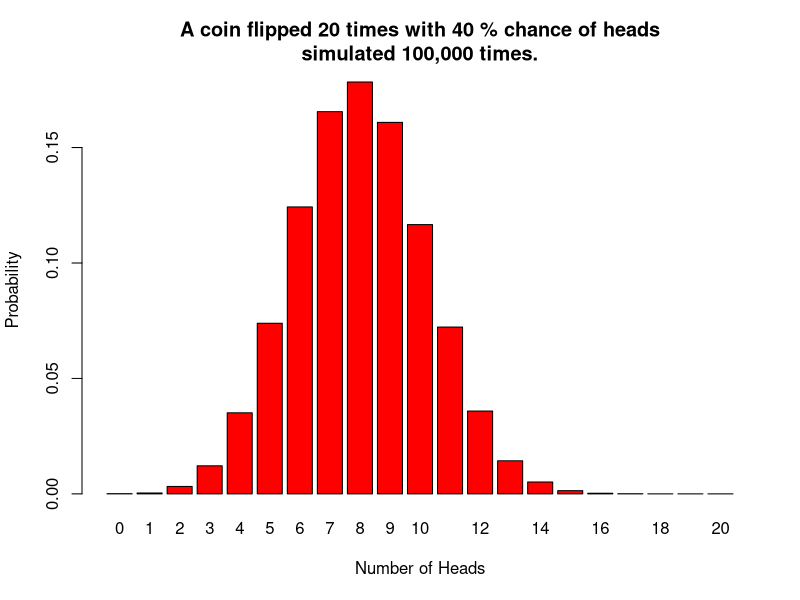
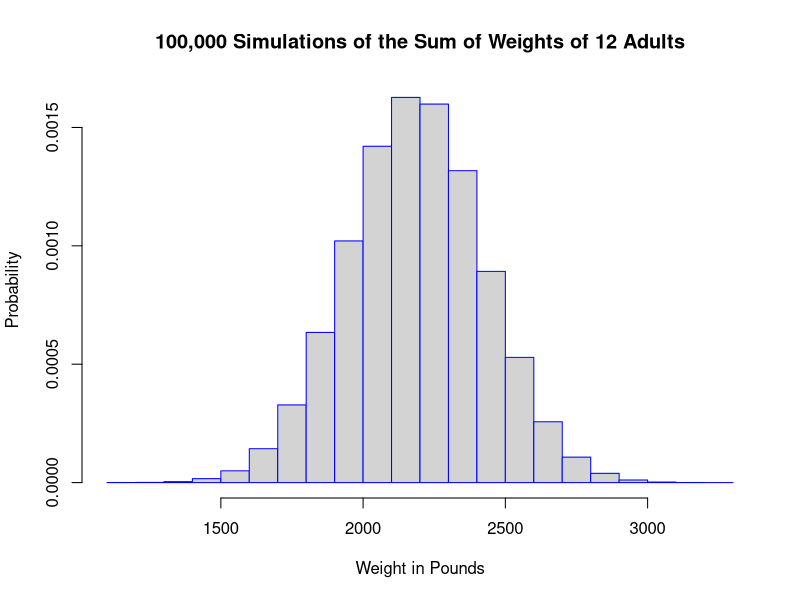
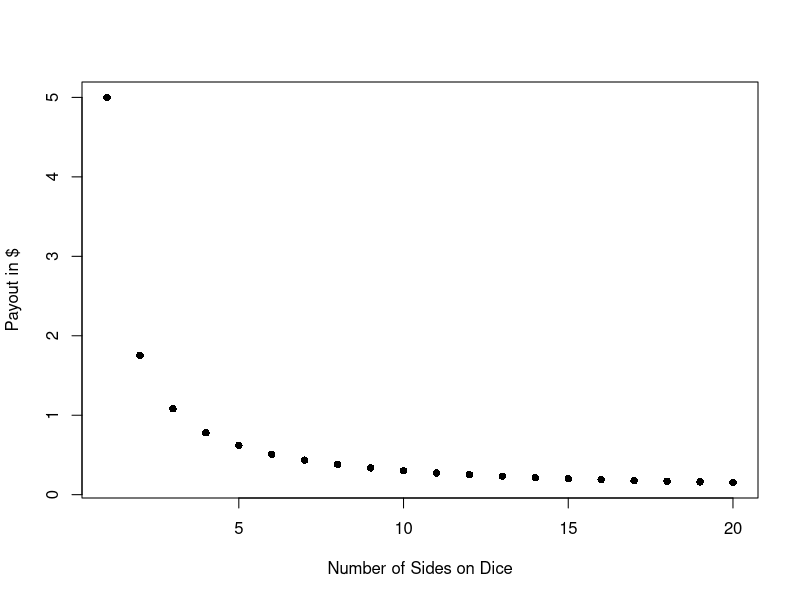
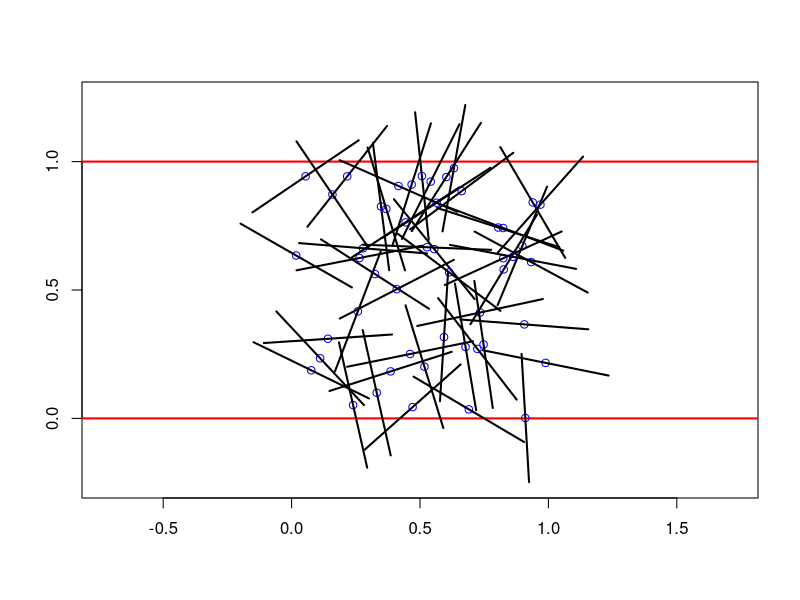
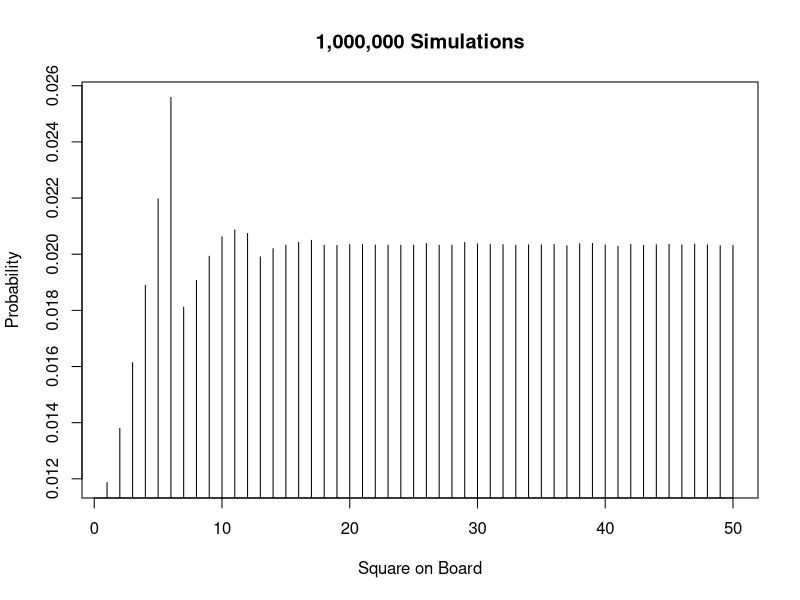

These charts were generated, in order, by the following R code:
######################################################################
### R for College Mathematics and Statistics
### Thomas J Pfaff
### Code for Chapter 10: Simulation
######################################################################

## Results will vary due to randomness in the code below. ##


##### A Coin Flip Simulation #####


flips=20
trials=100000
p.succ=0.40
simulation=rbinom(trials,flips,p.succ)
totals=tabulate(simulation+1,flips+1)
prob=totals/trials
barplot(prob,col="red",names.arg=0:flips,ylab="Probability",xlab="Number of Heads",
	main=paste("A coin flipped", flips,"times with",p.succ*100,"% chance of heads\nsimulated",
	format(trials,scientific=FALSE, big.mark=","),"times."))


prob[11:(flips+1)]


sum(prob[c(11:(flips+1))])


cumsum(prob)


##### An Elevator Problem #####


Trials=100000
People=12
Selection=function(n){
 Adults=sample(0:1,n,replace=TRUE)
 for (i in 1:n){
 if (Adults[i]==0){Adults[i]=rnorm(1,168.5,67.76)}else {Adults[i]=rnorm(1,195.7,68.02)}}
 return(sum(Adults)) }
simulation=replicate(Trials, Selection(People))
hist(simulation,freq=FALSE,border="blue",ylab="Probability",xlab="Weight in Pounds",
	main=paste(format(Trials,scientific=FALSE,big.mark=","),
	"Simulations of the Sum of Weights of",People,"Adults"))

over=simulation[simulation>2400]
length(over)/Trials


##### A Monty Hall Problem #####


cards=matrix(c(1,1,0,0,1,0),byrow=TRUE,nrow=3)
rownames(cards)=c("Card 1", "Card 2", "Card 3")
colnames(cards)=c("Side 1", "Side 2")
cards


Trials=100000
simulation=replicate(Trials,sample(1:3,1))
for(k in 1:Trials){
 i=simulation[k]
 j=sample(c(1:2),1)
 if (cards[i,j]==0){simulation[k]=cards[i,j%%2+1]}
else{simulation[k]=9}}
simulation[1:12]


flip=simulation[simulation==1]
stay=simulation[simulation==0]
length(flip)/(length(flip)+length(stay))


##### Chuck-A-Luck #####


n.trials=100000
n.side=6
n.rolls=3
simulation=replicate(trials,sample(n.side,n.rolls,replace=TRUE))
simulation[,1:10]


chuck=colSums(simulation==1)
chuck[1:10]


m1=1
m2=2
m3=5
wins=tabulate(chuck,3)
return=wins[1]*m1+wins[2]*m2+wins[3]*m3
return/trials


game=function(n.trials,n.sides,n.dice,pay.1,pay.2,pay.3){
 simulation=replicate(n.trials,sample(n.sides,n.dice,replace=TRUE))
 chuck=colSums(simulation==1)
 wins=tabulate(chuck,3)
 money=wins[1]*pay.1+wins[2]*pay.2+wins[3]*pay.3
 expected.money=money/n.trials
 return(expected.money)}
max.die=20
dist=sapply(1:max.die,function(x){game(100000,x,3,1,2,5)})
dist[1:5]


plot(1:max.die,dist,pch=16,xlab="Number of Sides on Dice",ylab="Payout in $")


##### The Buffon Needle Problem #####


Trials=100000
simulation=replicate(Trials,sin(runif(1,0,pi/2))/runif(1,0,1/2))
cross=simulation[simulation>=4]
Trials/length(cross)


plot(c(0,1),c(-0.25,1.25),asp=1,pch=NA,xlab="",ylab="")
abline(h=c(0,1),lwd=2,col="red")
Pins=50
for(i in 1:Pins){
 x=runif(1,min=0,max=1)
 y=runif(1,min=0,max=1)
 theta=runif(1,0,pi)
 points(x,y,col="blue")
 if(theta <= pi/2)
 {segments(x-cos(theta)/4,y-sin(theta)/4,x+cos(theta)/4,y+sin(theta)/4,lwd=2)}
 else{theta.new=pi-theta
 	segments(x-cos(theta.new)/4,y+sin(theta.new)/4,x+cos(theta.new)/4,y-sin(theta.new)/4,lwd=2)}}

##### The Deadly Board Game #####


trials=1000000
max.square=50
rolls=50
simulation=replicate(trials,cumsum(sample(6,rolls,replace=TRUE)))
totals=tabulate(simulation, max.square)
probabilities=totals/sum(totals)
plot(1:max.square,probabilities,type="h",xlab="Square on Board",ylab="Probability",main=paste
	(format(trials,scientific=FALSE,big.mark=","),"Simulations"))


square=1:max.square
percent=probabilities*100
Percent.Position = data.frame(square, percent)
Percent.Position[order(-Percent.Position$percent),]


trials=100000
rolls=8
max.square=20
simulation=replicate(trials,cumsum(sample(6,rolls,replace=TRUE)))
simulation[,1:5]


landing.squares=cbind(c(simulation),rep(seq_len(trials),each=rolls))
landing.squares[1:17,]


landing.squares.cut=landing.squares[landing.squares[, 1] <= max.square,]
landing.squares.cut[1:17,]


games=matrix(0,nrow=max.square,ncol=trials)
games[landing.squares.cut]=1
games[1:17,1:5]


coin.placements=combn(max.square,3)
coin.placements[,1:5]


calculate.success=function(choice){mean(colSums(games[choice, ]) > 0)}
three.coin.probabilities=apply(coin.placements,2,calculate.success)
three.coin.probabilities[1:5]


max(three.coin.probabilities)


which.max(three.coin.probabilities)


coin.placements[,which.max(three.coin.probabilities)]
